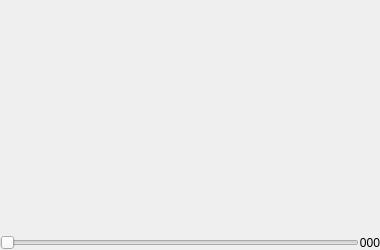
     <widget class="QFrame" name="boardFrame">
      <property name="sizePolicy">
       <sizepolicy hsizetype="Expanding" vsizetype="Preferred">
        <horstretch>0</horstretch>
        <verstretch>0</verstretch>
       </sizepolicy>
      </property>
      <property name="minimumSize">
       <size>
        <width>380</width>
        <height>250</height>
       </size>
      </property>
      <property name="frameShape">
       <enum>QFrame::Box</enum>
      </property>
      <property name="frameShadow">
       <enum>QFrame::Raised</enum>
      </property>
      <property name="lineWidth">
       <number>0</number>
      </property>
      <layout class="QGridLayout">
       <property name="margin">
        <number>0</number>
       </property>
       <property name="spacing">
        <number>0</number>
       </property>
       <item row="0" column="0" colspan="3">
        <widget class="Board" name="board" native="true">
         <property name="sizePolicy">
          <sizepolicy hsizetype="Expanding" vsizetype="Ignored">
           <horstretch>0</horstretch>
           <verstretch>0</verstretch>
          </sizepolicy>
         </property>
         <property name="minimumSize">
          <size>
           <width>380</width>
           <height>380</height>
          </size>
         </property>
         <property name="whatsThis">
          <string>Click on the board to place a stone.

When in normal mode, left click plays moves in alternating colors.
Shift + left click moves to the first move in the main branch.
Shift + right click moves to the next move in the current branch.
When in edit mode and editing stones, left click places a black, right click a white stone, clicking on an existant stone removes it.
When editing marks, left click sets, right click removes the mark. When editing letter marks, shift-click allows to customize the mark text.
When in score mode, left click to mark a group as dead, right click to mark it alive in seki. Click again to unmark as dead or seki.</string>
         </property>
        </widget>
       </item>
       <item row="3" column="2">
        <widget class="QLabel" name="sliderRightLabel">
         <property name="font">
          <font>
           <family>Helvetica</family>
           <weight>50</weight>
           <italic>false</italic>
           <bold>false</bold>
           <underline>false</underline>
           <strikeout>false</strikeout>
          </font>
         </property>
         <property name="whatsThis">
          <string>Slider max value

Maximum game move the slider can currently show.</string>
         </property>
         <property name="text">
          <string>000</string>
         </property>
         <property name="alignment">
          <set>Qt::AlignRight|Qt::AlignTrailing|Qt::AlignVCenter</set>
         </property>
         <property name="margin">
          <number>2</number>
         </property>
        </widget>
       </item>
       <item row="3" column="1">
        <widget class="QSlider" name="slider">
         <property name="focusPolicy">
          <enum>Qt::NoFocus</enum>
         </property>
         <property name="toolTip">
          <string>Navigate through the game</string>
         </property>
         <property name="whatsThis">
          <string>Navigate to move

Use the slider to quickly navigate through the current branch of the game.</string>
         </property>
         <property name="maximum">
          <number>10</number>
         </property>
         <property name="pageStep">
          <number>1</number>
         </property>
         <property name="orientation">
          <enum>Qt::Horizontal</enum>
         </property>
        </widget>
       </item>
      </layout>
     </widget>
